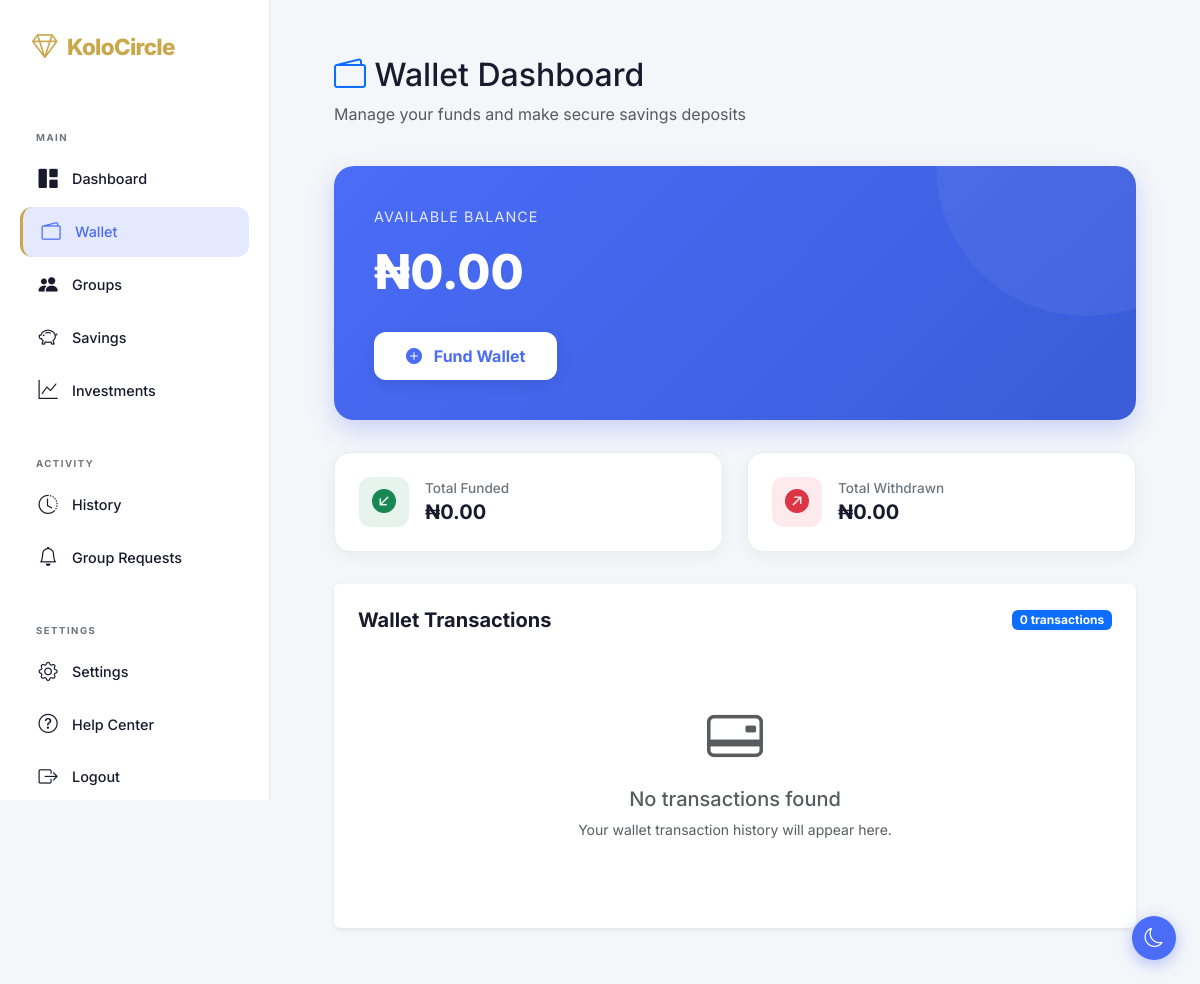
The app's page /wallet/ (signed in) with its own data.
### pkg/models.py (models this page shows)
class Wallet(db.Model):
    __tablename__ = 'wallets'
    id = db.Column(db.Integer, primary_key=True)
    user_id = db.Column(db.Integer, db.ForeignKey('users.id'), nullable=False)
    balance = db.Column(db.Float, default=0.0)
    total_funded = db.Column(db.Float, default=0.0)
    total_withdrawn = db.Column(db.Float, default=0.0)
    transactions = db.relationship('WalletTransaction', backref='wallet', lazy='dynamic', cascade='all, delete-orphan')

### pkg/user_routes.py (the view)
@app.route('/wallet/')
def wallet():
    if 'useronline' not in session:
        flash('Please log in first.', 'warning')
        return redirect(url_for('login'))
    user = User.query.get(session['useronline'])
    user_wallet = Wallet.query.filter_by(user_id=user.id).first()
    if not user_wallet:
        user_wallet = Wallet(user_id=user.id, balance=0.0, total_funded=0.0, total_withdrawn=0.0)
        db.session.add(user_wallet)
        db.session.commit()
    transactions = WalletTransaction.query.filter_by(wallet_id=user_wallet.id)\
        .order_by(WalletTransaction.created_at.desc()).all()
    return render_template('user/wallet.html', user=user, wallet=user_wallet, transactions=transactions)

### pkg/models.py (called while the page is built)
    @property
    def first_name(self):
        parts = self.fullname.split()
        return parts[0] if parts else ''

    @property
    def last_name(self):
        parts = self.fullname.split()
        return parts[1] if len(parts) > 1 else ''

### pkg/user_routes.py (called while the page is built)
@app.after_request
def after_request(resp):
    resp.headers['Cache-Control'] = 'no-cache, no-store, must-revalidate'
    return resp

@app.context_processor
def inject_paystack_key():
    return {
        'paystack_public_key': os.getenv('PAYSTACK_PUBLIC_KEY', '')
    }

### pkg/templates/user/wallet.html (shortened to what this page needs)
{% extends "user/layouts.html" %}
{% block main_content %}
<div class="wallet-page">
    <div class="d-flex justify-content-between align-items-center mb-4">
        <div>
            <h2><i class="bi bi-wallet2 text-primary"></i> Wallet Dashboard</h2>
            <p class="text-muted">Manage your funds and make secure savings deposits</p>
        </div>
    </div>
    <div class="wallet-balance-card">
        <div class="wallet-balance-label">Available Balance</div>
        <div class="wallet-balance-amount">₦{{ "{:,.2f}".format(wallet.balance) }}</div>
        <button class="btn btn-fund" data-bs-toggle="modal" data-bs-target="#fundWalletModal">
            <i class="bi bi-plus-circle-fill me-2"></i> Fund Wallet
        </button>
    </div>
    <div class="wallet-stats-grid">
        <div class="wallet-stat-card">
            <div class="wallet-stat-icon funded">
                <i class="bi bi-arrow-down-left-circle-fill"></i>
            </div>
            <div class="wallet-stat-info">
                <h6>Total Funded</h6>
                <h3>₦{{ "{:,.2f}".format(wallet.total_funded or 0.0) }}</h3>
            </div>
        </div>
        <div class="wallet-stat-card">
            <div class="wallet-stat-icon withdrawn">
                <i class="bi bi-arrow-up-right-circle-fill"></i>
            </div>
            <div class="wallet-stat-info">
                <h6>Total Withdrawn</h6>
                <h3>₦{{ "{:,.2f}".format(wallet.total_withdrawn or 0.0) }}</h3>
            </div>
        </div>
    </div>
    <div class="card border-0 shadow-sm">
        <div class="card-header bg-transparent border-0 pt-4 px-4 d-flex justify-content-between align-items-center">
            <h5 class="mb-0 fw-bold">Wallet Transactions</h5>
            <span class="badge bg-primary">{{ transactions|length }} transactions</span>
        </div>
        <div class="card-body px-4 pb-4">
            {% if transactions %}
            <div class="table-responsive">
                <table class="table align-middle">
                    <thead>
                        <tr>
                            <th>Date</th>
                            <th>Reference</th>
                            <th>Type</th>
                            <th>Description</th>
                            <th>Amount</th>
                            <th>Status</th>
                        </tr>
                    </thead>
                    <tbody>
                        {% for tx in transactions %}
                        <tr>
                            <td>{{ tx.created_at.strftime('%Y-%m-%d %H:%M') }}</td>
                            <td><code>{{ tx.payment_reference }}</code></td>
                            <td>
                                <span class="badge bg-secondary text-capitalize">
                                    {{ tx.transaction_type }}
                                </span>
                            </td>
                            <td>{{ tx.description }}</td>
                            <td><strong class="text-primary">₦{{ "{:,.2f}".format(tx.amount) }}</strong></td>
                            <td>
                                <span class="badge
                                    {% if tx.status == 'completed' %}bg-success
                                    {% elif tx.status == 'pending' %}bg-warning
                                    {% else %}bg-danger{% endif %}">
                                    {{ tx.status }}
                                </span>
                            </td>
                        </tr>
                        {% endfor %}
                    </tbody>
                </table>
            </div>
            {% else %}
            <div class="text-center py-5">
                <i class="bi bi-credit-card-2-back display-4 text-muted"></i>
                <h5 class="mt-3 text-muted">No transactions found</h5>
                <p class="text-muted small">Your wallet transaction history will appear here.</p>
            </div>
            {% endif %}
        </div>
    </div>
</div>
{% endblock %}

### pkg/static/css/dashboard.css (style rules this page uses)
body { font-family: 'Inter', -apple-system, BlinkMacSystemFont, sans-serif; background: var(--bg-main, #f4f7fc); color: var(--text-primary, #1a1a2e); transition: background 0.3s ease, color 0.3s ease; }
:root { --bg-main: #f4f7fc; --text-primary: #1a1a2e; --text-secondary: #6c757d; --border-color: #e9ecef; --shadow-color: rgba(0, 0, 0, 0.05); --sidebar-bg: #061a36; --sidebar-border: rgba(255, 255, 255, 0.06); --brand-text: #ffffff; --brand-accent: #c9a84c; --nav-text: rgba(255, 255, 255, 0.6); --nav-hover: rgba(255, 255, 255, 0.06); --nav-hover-text: #ffffff; --nav-active-bg: rgba(201, 168, 76, 0.12); --nav-active-text: #c9a84c; --nav-active-border: #c9a84c; --nav-label: rgba(255, 255, 255, 0.3); --user-card-bg: rgba(255, 255, 255, 0.04); --user-card-hover: rgba(255, 255, 255, 0.07); }

### pkg/templates/user/layouts.html (style rules this page uses)
:root { --bg-main: #f4f6f9; --bg-sidebar: #ffffff; --bg-card: #ffffff; --text-main: #1a1a2e; --text-muted: #6c757d; --border-color: #e9ecef; --shadow-color: rgba(0,0,0,0.05); }
body { background: var(--bg-main); color: var(--text-main); transition: background 0.3s, color 0.3s; }
.card { background: var(--bg-card) !important; border-color: var(--border-color) !important; color: var(--text-main) !important; }
.sidebar, .main-content, .card, .form-control, .nav-link, .theme-toggle { transition: background 0.3s ease, color 0.3s ease, border-color 0.3s ease !important; }

### pkg/templates/user/wallet.html (style rules this page uses)
.wallet-page { max-width: 1000px; margin: 0 auto; padding: 1.5rem; }
.wallet-balance-card { background: linear-gradient(135deg, #4a6cf7 0%, #3a5cd9 100%); border-radius: 20px; padding: 2.5rem; color: white; margin-bottom: 2rem; box-shadow: 0 10px 25px rgba(74, 108, 247, 0.25); position: relative; overflow: hidden; }
.wallet-balance-card::before { content: ''; position: absolute; width: 300px; height: 300px; border-radius: 50%; background: rgba(255, 255, 255, 0.05); top: -150px; right: -100px; }
.wallet-balance-label { font-size: 0.9rem; opacity: 0.85; text-transform: uppercase; letter-spacing: 1px; margin-bottom: 0.5rem; }
.wallet-balance-amount { font-size: 3rem; font-weight: 800; margin-bottom: 1.5rem; }
.wallet-stats-grid { display: grid; grid-template-columns: 1fr 1fr; gap: 1.5rem; margin-bottom: 2rem; }
.wallet-stat-card { background: var(--bg-card); border: 1px solid var(--border-color); border-radius: 16px; padding: 1.5rem; display: flex; align-items: center; gap: 1rem; box-shadow: 0 4px 15px var(--shadow-color); }
.wallet-stat-icon { width: 50px; height: 50px; border-radius: 12px; display: flex; align-items: center; justify-content: center; font-size: 1.5rem; }
.wallet-stat-icon.funded { background: rgba(25, 135, 84, 0.1); color: #198754; }
.wallet-stat-icon.withdrawn { background: rgba(220, 53, 69, 0.1); color: #dc3545; }
.wallet-stat-info h6 { font-size: 0.85rem; color: var(--text-muted); margin: 0; }
.wallet-stat-info h3 { font-size: 1.25rem; font-weight: 700; color: var(--text-main); margin: 0.25rem 0 0; }
.btn-fund { background: white; color: #4a6cf7; font-weight: 700; border: none; padding: 0.75rem 2rem; border-radius: 12px; transition: all 0.3s ease; box-shadow: 0 4px 15px rgba(0, 0, 0, 0.1); }

### records on screen
Wallet: balance "0.00", total_funded "0.00", total_withdrawn "0.00"

### other values on screen
{{ transactions|length }} "0"
